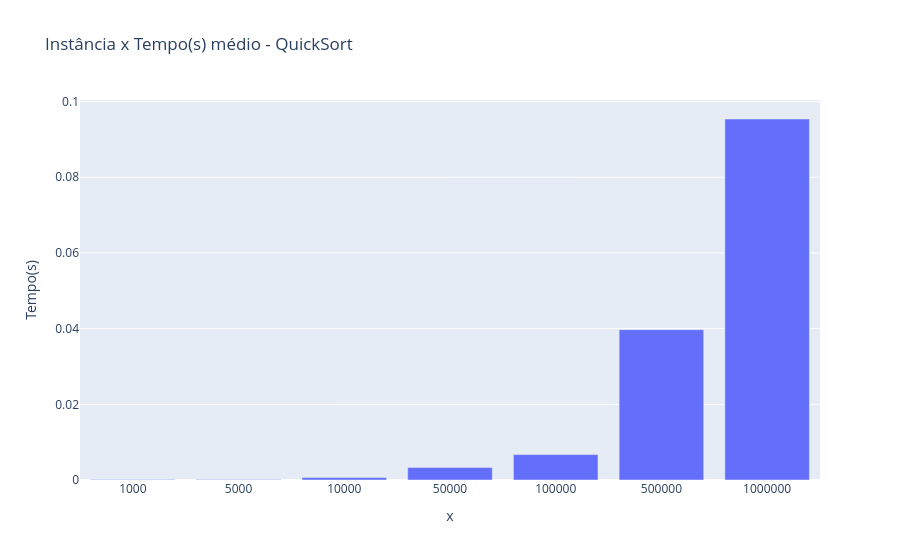

The notebook cell this image was saved under:
### Code cell
grafico_quickSort_barra.show()

### Figure 1 — Plotly figure (JSON) as saved in the notebook; plotly's stock layout.template omitted (floating-point values rounded to 4 significant figures)
{"data": [{"alignmentgroup": "True", "hovertemplate": "x=%{x}<br>Tempo(s)=%{y}<extra></extra>", "legendgroup": "", "marker": {"color": "#636efa", "pattern": {"shape": ""}}, "name": "", "offsetgroup": "", "orientation": "v", "showlegend": false, "textposition": "auto", "type": "bar", "x": ["1000", "5000", "10000", "50000", "100000", "500000", "1000000"], "xaxis": "x", "y": [0.00015, 0.00016, 0.00063, 0.00328, 0.00671, 0.03972, 0.09538], "yaxis": "y"}], "layout": {"barmode": "relative", "legend": {"tracegroupgap": 0}, "title": {"text": "Instância x Tempo(s) médio - QuickSort"}, "xaxis": {"anchor": "y", "domain": [0, 1], "title": {"text": "x"}}, "yaxis": {"anchor": "x", "domain": [0, 1], "title": {"text": "Tempo(s)"}}}}
